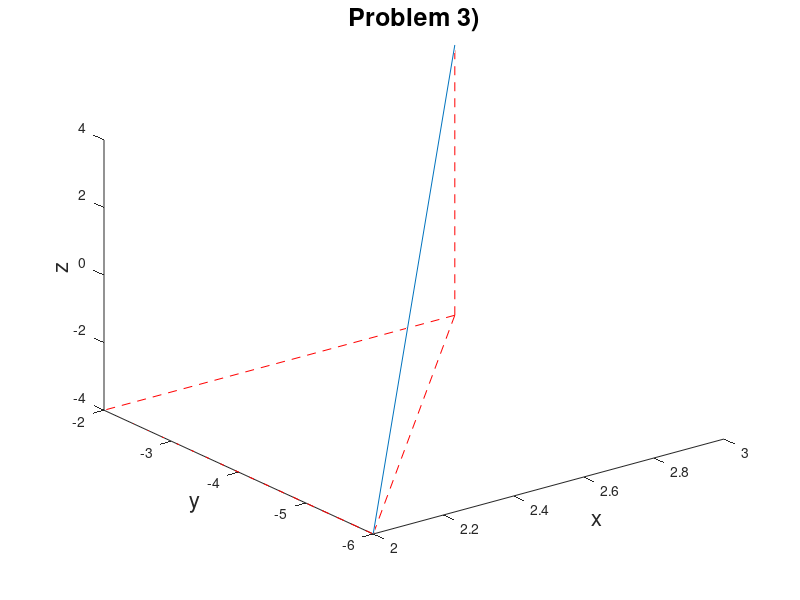
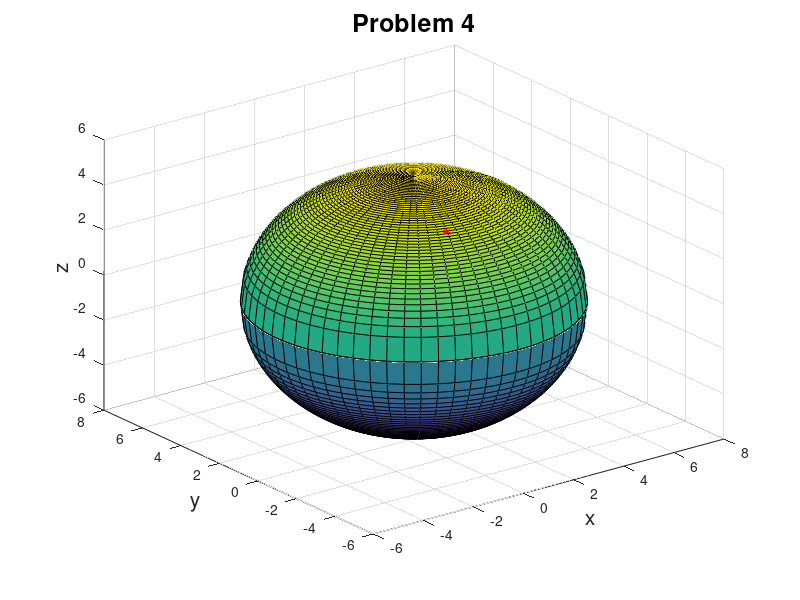
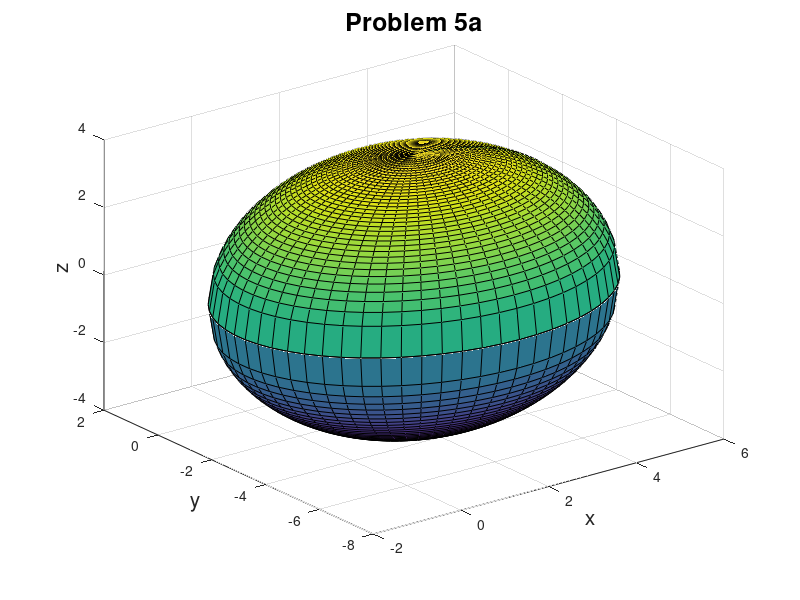
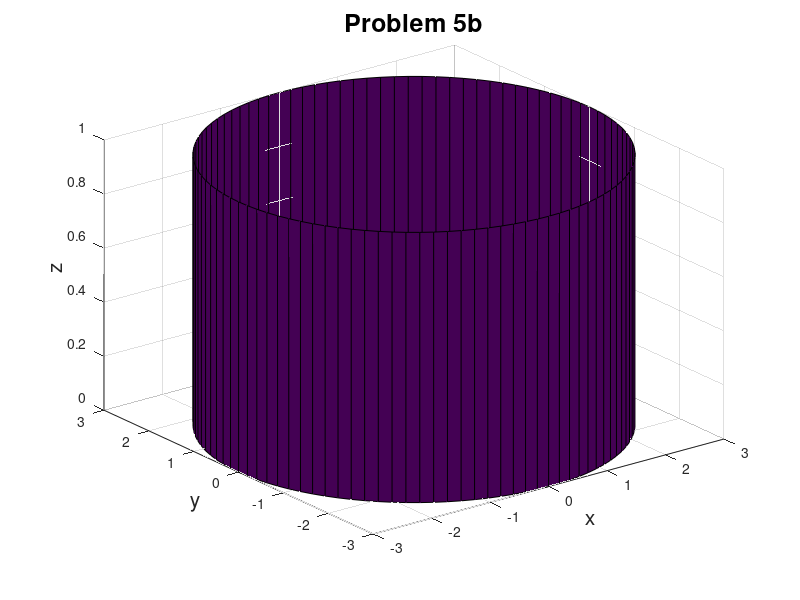

MATLAB code for these plots, in order: (Note: this script raises an error after producing the figures.)
% Problem 3) - How to plot two points with connections
figure;
plot3([3 2]',[-2 -6]',[4 -4]'); hold on;
plot3([2 2]',[-2 -6]',[-4 -4]','r--');
plot3([3 2]',[-2 -2]',[-4 -4]','r--');
plot3([3 2]',[-2 -6]',[-4 -4]','r--');
plot3([3 3]',[-2 -2]',[-4 4]','r--');
xlabel('x','Fontsize',16);
ylabel('y','Fontsize',16);
zlabel('z','Fontsize',16);
title('Problem 3)','Fontsize',18);

% Problem 4 - Plot a sphere with given diameter
figure;
d1 = [2 4 -5]; d2 = [0 -2 4];
a = (d1(1)+d2(1))/2; b=(d1(2)+d2(2))/2; c=(d1(3)+d2(3))/2; 
r = sqrt( (d1(1)-a)^2 + (d1(2)-b)^2 + (d1(3)-c)^2);
% Since taking the sqrt has two answers
Zp = @(x,y)  sqrt(-(x-a).^2 - (y-b).^2 + r.^2) + c;
Zn = @(x,y) -sqrt(-(x-a).^2 - (y-b).^2 + r.^2) + c;
% Create a circle (using polar coordinates) then
% generate many points inside the circle with 
% meshgrid. Convert these points to cartesian for 
% plotting our surface. I want you to think about 
% why using polar makes this easier to do.
[R,T] = meshgrid(0:.1:r,0:.1:2*pi);
X = R.*cos(T)+a;   Y = R.*sin(T)+b;
% Plot top half, then bottom
surf(X,Y,real(Zp(X,Y)));hold on;
surf(X,Y,real(Zn(X,Y)));
% Plot diameter
plot3([d1(1) d2(1)],[d1(2) d2(2)], [d1(3) d2(3)],'*-r');
% Prettify the plot
title('Problem 4','Fontsize',18);
xlabel('x','Fontsize',15);
ylabel('y','Fontsize',15);
zlabel('z','Fontsize',15);

% Prob 5 - Plot objects
% a) Sphere about (2,-3,0)
figure;
a = 2; b=-3; c=0; r = 4;
Zp = @(x,y)  sqrt(-(x-a).^2 - (y-b).^2 + r.^2) + c;
Zn = @(x,y) -sqrt(-(x-a).^2 - (y-b).^2 + r.^2) + c;
[R,T] = meshgrid(0:.1:r,0:.1:2*pi);
X = R.*cos(T)+a;   Y = R.*sin(T)+b;
% Plot top half, then bottom
surf(X,Y,real(Zp(X,Y)));hold on; surf(X,Y,real(Zn(X,Y)));
title('Problem 5a','Fontsize',18);xlabel('x','Fontsize',15);
ylabel('y','Fontsize',15);zlabel('z','Fontsize',15);

% b) Cylinder 3 units about z-axis
figure;
r = 3;
[X,Y,Z] = cylinder(r,100); surf(X,Y,Z);
title('Problem 5b','Fontsize',18);xlabel('x','Fontsize',15);
ylabel('y','Fontsize',15);zlabel('z','Fontsize',15);

% c) Cylinder 1/2 units about x-axis
figure;
r = 1/2;
[X,Y,Z] = cylinder(r,100); surf(Z,Y,X);
title('Problem 5c','Fontsize',18);xlabel('x','Fontsize',15);
ylabel('y','Fontsize',15);zlabel('z','Fontsize',15);

% d) Planes at y=1 and y=5
figure;
[x,z] = meshgrid(-1:0.1:1); 
y = zeros(size(x, 1)); 
surf(x, y+1, z); hold on;
surf(x, y+5, z); 
title('Problem 5d','Fontsize',18);xlabel('x','Fontsize',15);
ylabel('y','Fontsize',15);zlabel('z','Fontsize',15);


% e) Planes at y=1 and y=5
figure;
p1 = [3 0 0]; p2 = [0 0 3];
[x,y] = meshgrid(-4:0.1:4); % Generate x and y data
A=3/2; B=0; C=-3/2; D=0;
z = -1/C*(A*x + B*y + D); % Solve for z data
surf(x, y, z); hold on;
plot3([p1(1) p2(1)], [p1(2) p2(2)], [p1(3) p2(3)],'*-r');
title('Problem 5e','Fontsize',18);xlabel('x','Fontsize',15);
ylabel('y','Fontsize',15);zlabel('z','Fontsize',15);

% f) Planes at z=4
figure;
[x,y] = meshgrid(-1:0.1:1); 
z = zeros(size(x, 1)); 
surf(x, y, z+4); hold on;
surf(x, y, z+6); 
surf(x, y, z+2); 
title('Problem 5f','Fontsize',18);xlabel('x','Fontsize',15);
ylabel('y','Fontsize',15);zlabel('z','Fontsize',15);


% g) Planes at y=2, x=3, and y=3/2 x
figure;
[x,y] = meshgrid(1:0.1:5,0:.1:4); 
z = zeros(size(x, 1)); 
surf(x, z+2, y); hold on;
surf(z+3, y, x); 
surf(x,x*2/3,y); 
title('Problem 5f','Fontsize',18);xlabel('x','Fontsize',15);
ylabel('y','Fontsize',15);zlabel('z','Fontsize',15);

% h) xy plane and point (0,0,2)
figure;
p = [0 0 2];
[x,y] = meshgrid(-1:.1:1); 
z = zeros(size(x, 1)); 
% Plot point and plane
surf(x, y, z); hold on;
plot3(p(1),p(2),p(3),'r*','Markersize',15);
% plot some lines and their midpoints
r = 1;
zp = @(x,y)  x.^2 + y.^2 + 1;
for i=1:1000
    xr = rand(1)*(-1)^randi([0 1],1);
    yr = rand(1)*(-1)^randi([0 1],1);
    zr = zp(xr,yr);
    p2 = [xr yr 0]; % random point in xy
    plt1=plot3([p(1) xr], [p(2) yr], [p(3) zr],'*-r');
    plt2=plot3([xr p2(1)], [yr p2(2)], [zr p2(3)],'*-r');
    plt1.Color(4) = 0.1;
    plt2.Color(4) = 0.1;
    plot3(xr, yr, zr,'*b');
    %plot3((p(1)+p2(1))/2, (p(2) +p2(2))/2, (p(3) +p2(3))/2,'*b'); %mid
end 
title('Plotting Midpoints Between Plane and Point','Fontsize',18);xlabel('x','Fontsize',15);
ylabel('y','Fontsize',15);zlabel('z','Fontsize',15);

figure
p = [0 0 2];
[x,y] = meshgrid(-1:.1:1); 
z = zeros(size(x, 1)); 
% Plot point and plane
surf(x, y, z); hold on;
plot3(p(1),p(2),p(3),'r*','Markersize',15);
surf(x,y,zp(x,y))
title('Problem 5h','Fontsize',18);xlabel('x','Fontsize',15);
ylabel('y','Fontsize',15);zlabel('z','Fontsize',15);


% Problem 8
p1 = [1,-1,0]; p2 = [-1,2,6];
B = p2-p1;
figure;
plot3([p1(1) p2(1)],[p1(2) p2(2)],[p1(3) p2(3)],'*-r'); hold on;
plot3([0 B(1)], [0 B(2)], [0 B(3)],'g'); 
plot3([0 -B(1)],[0 -B(2)],[0 -B(3)],'b');
title('Problem 8','Fontsize',18);xlabel('x','Fontsize',15);
ylabel('y','Fontsize',15);zlabel('z','Fontsize',15);


% Problem 13
w = @(c) (19/30)*c-40;
c = 1:120;
figure;
plot(c,w(c)); hold on;
title('Problem 13','Fontsize',18);
xlabel('c','Fontsize',15);ylabel('w','Fontsize',15);


